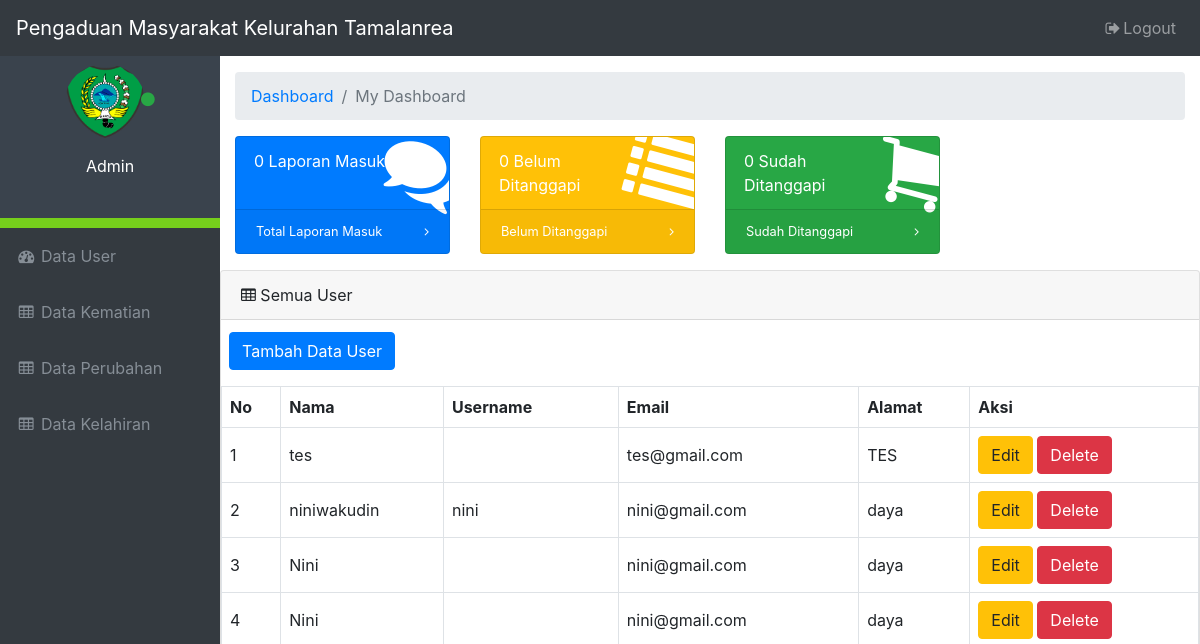
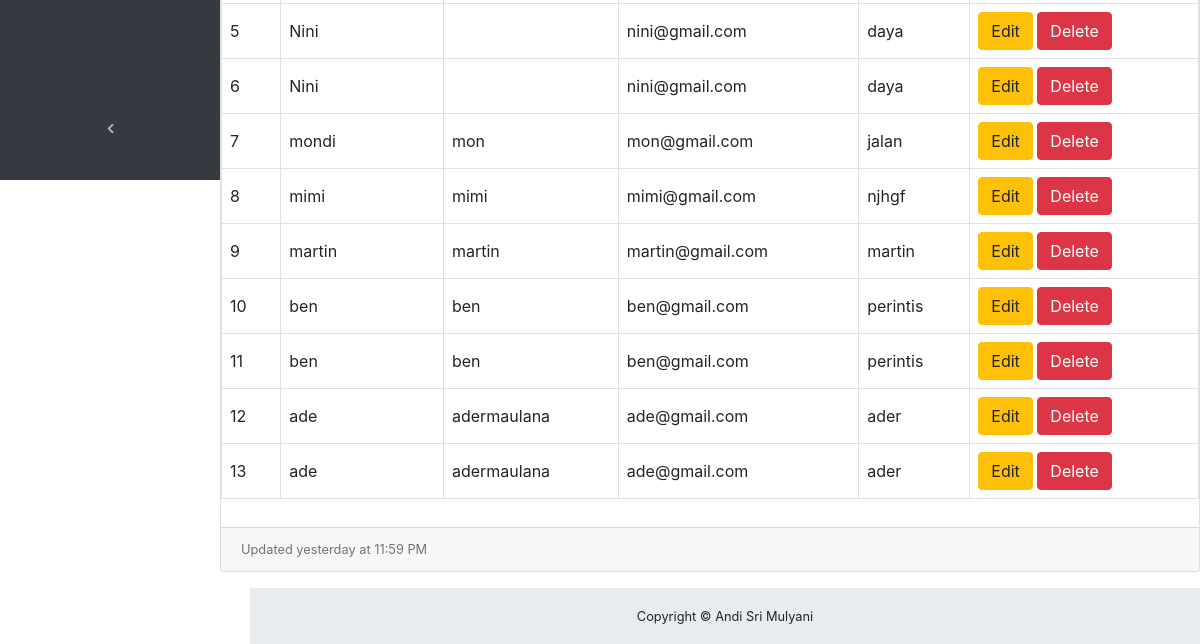
Before: / with the older database file (2 pictures, top to bottom).
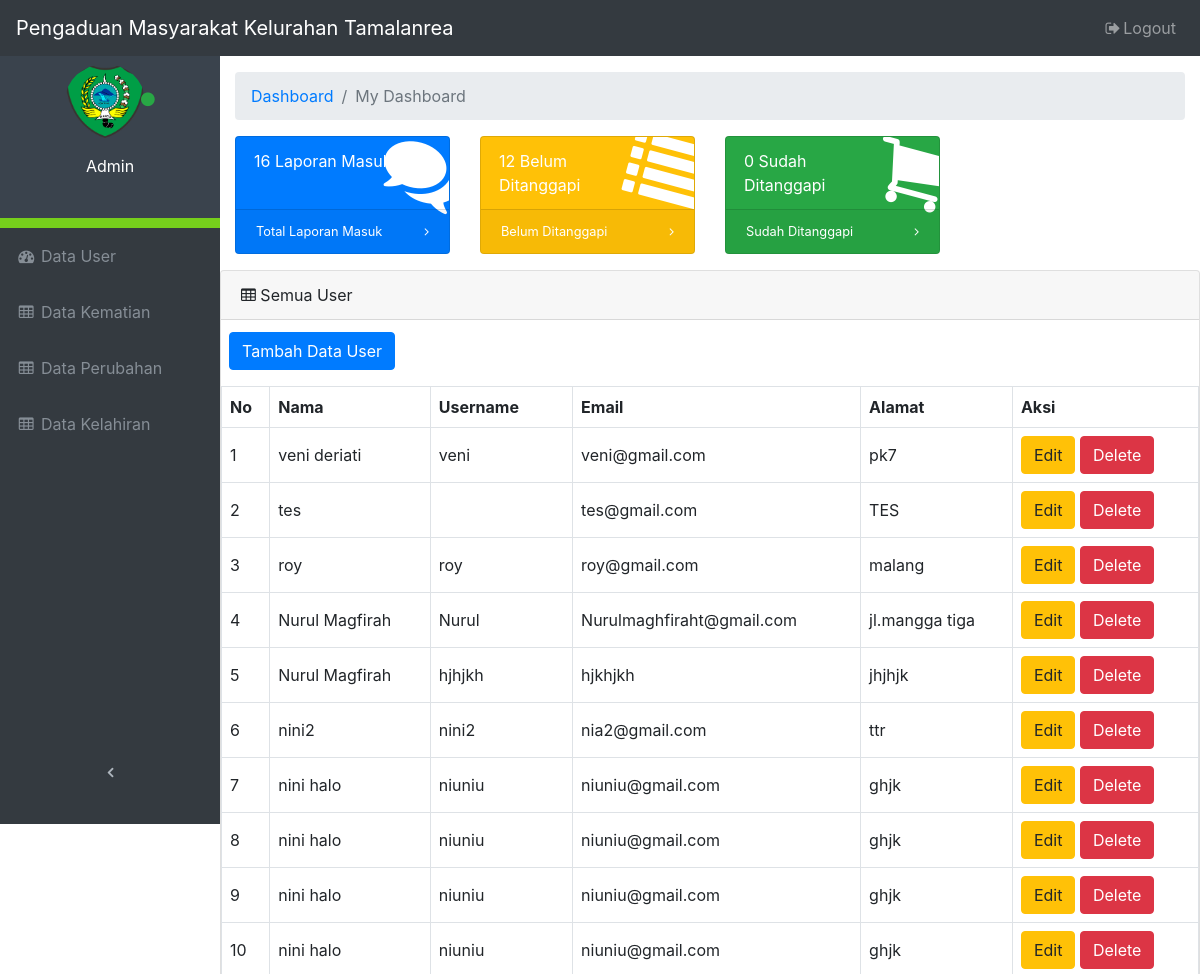
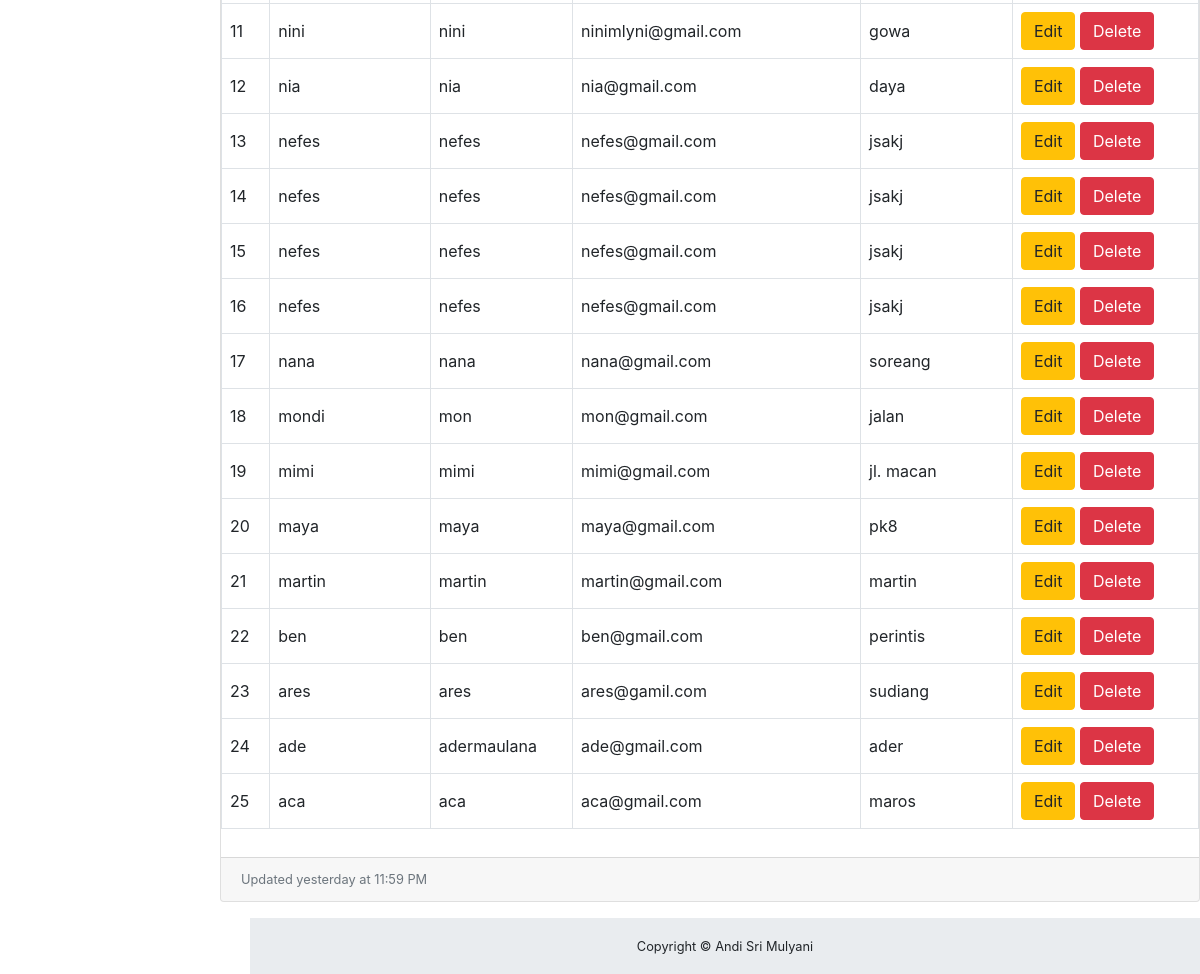
After: the same page with the newer database file (2 pictures, top to bottom).
### tables this page shows
CREATE TABLE `user` (
  `id` int(11) NOT NULL,
  `nama` varchar(255) NOT NULL,
  `username` varchar(50) NOT NULL,
  `email` varchar(255) NOT NULL,
  `password` varchar(255) NOT NULL,
  `alamat` varchar(255) NOT NULL,
  `telpon` varchar(20) NOT NULL
);

### index.php (the view, shortened to what the changed rows need)
<?php
require_once("database.php");
global $total_laporan_masuk, $total_laporan_menunggu, $total_laporan_ditanggapi;
if ($id_admin > 0) {
    foreach ($db->query("SELECT COUNT(*) FROM laporan WHERE laporan.tujuan = $id_admin") as $row) {
        $total_laporan_masuk = $row['COUNT(*)'];
    }
    foreach ($db->query("SELECT COUNT(*) FROM laporan WHERE status = \"Ditanggapi\" AND laporan.tujuan = $id_admin") as $row) {
        $total_laporan_ditanggapi = $row['COUNT(*)'];
    }
    foreach ($koneksi > query("SELECT COUNT(*) FROM laporan WHERE status = \"Menunggu\" AND laporan.tujuan = $id_admin") as $row) {
        $total_laporan_menunggu = $row['COUNT(*)'];
    }
} else {
    foreach ($koneksi->query("SELECT COUNT(*) FROM laporan") as $row) {
        $total_laporan_masuk = $row['COUNT(*)'];
    }
    foreach ($koneksi->query("SELECT COUNT(*) FROM laporan WHERE status = \"Menunggu\"") as $row) {
        $total_laporan_menunggu = $row['COUNT(*)'];
    }
}
?>
<!DOCTYPE html>
<html lang="en">
<head>
    <link href="vendor/bootstrap/css/bootstrap.css" rel="stylesheet">
    <link href="vendor/font-awesome/css/font-awesome.min.css" rel="stylesheet" type="text/css">
    <link href="vendor/datatables/dataTables.bootstrap4.css" rel="stylesheet">
    <link href="css/admin.css" rel="stylesheet">
</head>
<body class="fixed-nav sticky-footer" id="page-top">
    <div class="content-wrapper">
        <div class="container-fluid">
            <div class="row">
                <div class="col-xl-3 col-sm-6 mb-3">
                    <div class="card text-white bg-primary o-hidden h-100">
                        <div class="card-body">
                            <div class="card-body-icon">
                                <i class="fa fa-fw fa-comments"></i>
                            </div>
                            <div class="mr-5"><?php echo $total_laporan_masuk; ?> Laporan Masuk</div>
                        </div>
                    </div>
                </div>
                <div class="col-xl-3 col-sm-6 mb-3">
                    <div class="card text-white bg-warning o-hidden h-100">
                        <div class="card-body">
                            <div class="card-body-icon">
                                <i class="fa fa-fw fa-list"></i>
                            </div>
                            <div class="mr-5"><?php echo $total_laporan_menunggu; ?> Belum Ditanggapi</div>
                        </div>
                    </div>
                </div>
            </div>
        </div>
        <div class="card mb-3">
            <div class="card-body">
                <div class="table-responsive">
                    <table class="table table-bordered" id="dataTable" width="100%" cellspacing="0">
                        <thead>
                            <tr>
                                <th>No</th>
                                <th>Nama</th>
                                <th>Username</th>
                                <th>Email</th>
                                <th>Alamat</th>
                                <th>Aksi</th>
                            </tr>
                        </thead>
                        <tbody>
                            <?php
                            $statement = $koneksi->query("SELECT * FROM user ORDER BY nama DESC");
                            $no = 1;
                            foreach ($statement as $key) {
                            ?>
                                <tr>
                                    <td><?php echo $no++ ?></td>
                                    <td><?php echo $key['nama']; ?></td>
                                    <td><?php echo $key['username']; ?></td>
                                    <td><?php echo $key['email']; ?></td>
                                    <td><?php echo $key['alamat']; ?></td>
                                    <td>
                                        <a class="btn btn-warning" href="edit-user.php?edit&id=<?= $key['id'] ?>">Edit</a>
                                        <a class="btn btn-danger" href="?action=delete&id=<?= $key['id'] ?>" onclick="return confirm('Are you sure you want to delete this item?')">Delete</a>
                                    </td>
                                </tr>
                            <?php
                            }
                            ?>
                        </tbody>
                    </table>
                </div>
            </div>
        </div>
    </div>
</body>
</html>

Changed rows visible on the page:
removed user: nama "niniwakudin", username "nini", email "nini@gmail.com", alamat "daya"
removed user: nama "Nini", email "nini@gmail.com", alamat "daya"
removed user: nama "Nini", email "nini@gmail.com", alamat "daya"
removed user: nama "Nini", email "nini@gmail.com", alamat "daya"
removed user: nama "Nini", email "nini@gmail.com", alamat "daya"
removed user: nama "ben", username "ben", email "ben@gmail.com", alamat "perintis"
added user: nama "veni deriati", username "veni", email "veni@gmail.com", alamat "pk7"
added user: nama "roy", username "roy", email "roy@gmail.com", alamat "malang"
changed user: nama "ade" → "Nurul Magfirah"; username "adermaulana" → "Nurul"; email "ade@gmail.com" → "Nurulmaghfiraht@gmail.com"; alamat "ader" → "jl.mangga tiga"; moves up the list
added user: nama "Nurul Magfirah", username "hjhjkh", email "hjkhjkh", alamat "jhjhjk"
added user: nama "nini2", username "nini2", email "nia2@gmail.com", alamat "ttr"
added user: nama "nini halo", username "niuniu", email "niuniu@gmail.com", alamat "ghjk"
added user: nama "nini halo", username "niuniu", email "niuniu@gmail.com", alamat "ghjk"
added user: nama "nini halo", username "niuniu", email "niuniu@gmail.com", alamat "ghjk"
added user: nama "nini halo", username "niuniu", email "niuniu@gmail.com", alamat "ghjk"
added user: nama "nini", username "nini", email "ninimlyni@gmail.com", alamat "gowa"
added user: nama "nia", username "nia", email "nia@gmail.com", alamat "daya"
added user: nama "nefes", username "nefes", email "nefes@gmail.com", alamat "jsakj"
added user: nama "nefes", username "nefes", email "nefes@gmail.com", alamat "jsakj"
added user: nama "nefes", username "nefes", email "nefes@gmail.com", alamat "jsakj"
added user: nama "nefes", username "nefes", email "nefes@gmail.com", alamat "jsakj"
added user: nama "nana", username "nana", email "nana@gmail.com", alamat "soreang"
changed user "mimi": alamat "njhgf" → "jl. macan"
added user: nama "maya", username "maya", email "maya@gmail.com", alamat "pk8"
added user: nama "ares", username "ares", email "ares@gamil.com", alamat "sudiang"
added user: nama "aca", username "aca", email "aca@gmail.com", alamat "maros"
Other visible differences:
$total_laporan_masuk: "0" → "16"
$total_laporan_menunggu: "0" → "12"
